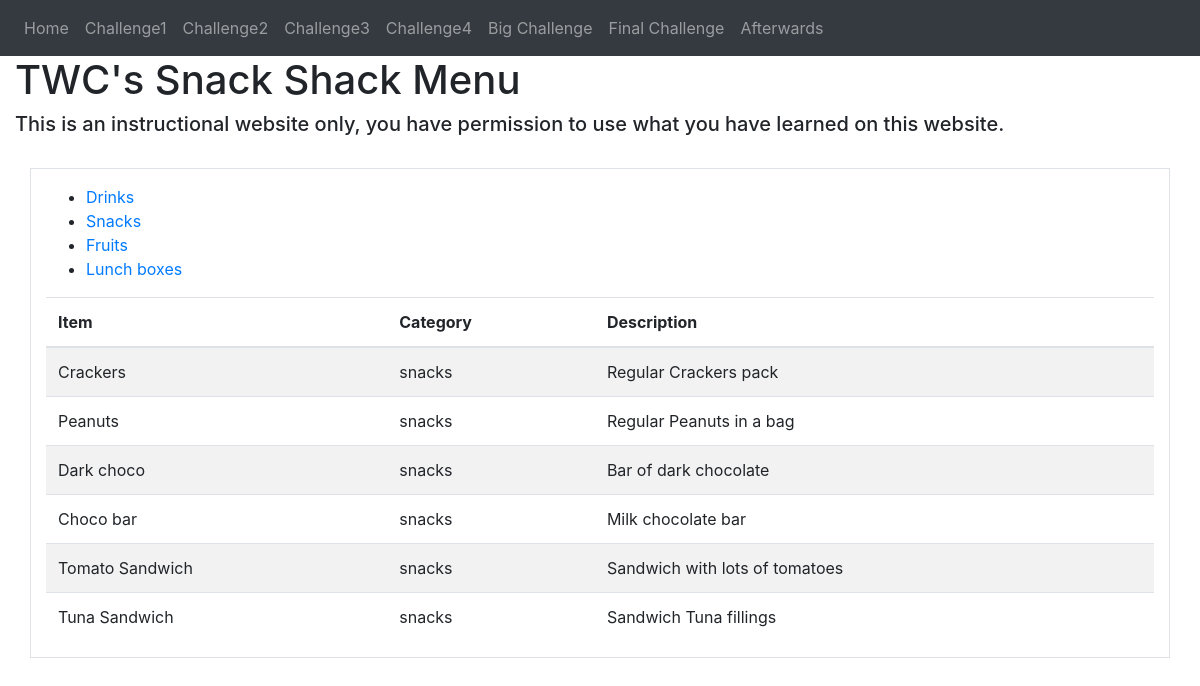
/apps/menu.php?catid=1001, run on the app's committed database.
### tables this page shows
CREATE TABLE `products` (
  `productid` int(11) NOT NULL AUTO_INCREMENT,
  `name` varchar(255) DEFAULT NULL,
  `description` mediumtext,
  `price` decimal(6,2) DEFAULT NULL,
  `catid` int(11) NOT NULL,
  PRIMARY KEY (`productid`),
  KEY `catid` (`catid`),
  CONSTRAINT `products_ibfk_1` FOREIGN KEY (`catid`) REFERENCES `category` (`catid`)
);

CREATE TABLE `category` (
  `catid` int(11) NOT NULL AUTO_INCREMENT,
  `category_name` varchar(255) DEFAULT NULL,
  PRIMARY KEY (`catid`)
);

### apps/menu.php (the view, shortened to what this page needs)
<?php
$stmt = false;
if( isset($_REQUEST['catid']) )
{
   $catid = $_REQUEST['catid'];
   $query ="select products.name as item, category.category_name as category , products.description as description from products inner join category where products.catid = category.catid  AND category.catid = " . $catid;
   $host = "localhost";
   $db ="appdb";
   $user ="appuser";
   $pass="appsecret123";
   $charset = 'utf8';
    $dsn = "mysql:host=$host;dbname=$db;charset=$charset";
    $opt = [
        PDO::ATTR_ERRMODE            => PDO::ERRMODE_EXCEPTION,
        PDO::ATTR_DEFAULT_FETCH_MODE => PDO::FETCH_ASSOC,
        PDO::ATTR_EMULATE_PREPARES   => false
    ];
    try
    {
       $pdo = new PDO($dsn, $user, $pass, $opt);
       $stmt = $pdo->query($query);
    }
    catch(PDOException $e)
    {
       echo $e->getMessage();
    }
}
?>
<!DOCTYPE html>
<html>
<head>
<link rel="stylesheet" type="text/css" href="bootstrap.min.css">
</head>
<body>
  <nav class="navbar navbar-dark navbar-expand-sm bg-dark">
      <div>
        <ul class="navbar-nav">
          <li class="nav-item ">
            <a class="nav-link" href="welcome.php">Home</a>
          </li>
          <li class="nav-item">
            <a class="nav-link" href="Challenge1.html">Challenge1</a>
          </li>
		   <li class="nav-item">
            <a class="nav-link" href="Challenge2.html">Challenge2</a>
          </li>
		  		            <li class="nav-item">
            <a class="nav-link" href="Challenge3.html">Challenge3</a>
          </li>
		  		            <li class="nav-item">
            <a class="nav-link" href="Challenge4.html">Challenge4</a>
          </li>
		  <li class="nav-item">
            <a class="nav-link" href="menu.php">Big Challenge</a>
          </li>
          <li class="nav-item">
            <a class="nav-link" href="login.php">Final Challenge</a>
          </li>
		  		  <li class="nav-item">
            <a class="nav-link" href="about.html">Afterwards</a>
          </li>
         </ul>
      </div>
    </nav>
  <div class="container-fluid">
        <h1>TWC's Snack Shack Menu</h1>
        <p class="h5">This is an instructional website only, you have permission to use what you have learned on this website.</p>
        <br>
  <div class="container border">
<p class="lead" >
<ul>
<li> <a href="menu.php?catid=1000">Drinks</a> </li>
<li> <a href="menu.php?catid=1001">Snacks</a> </li>
<li> <a href="menu.php?catid=1002">Fruits</a> </li>
<li> <a href="menu.php?catid=1003">Lunch boxes</a> </li>
</ul>
</p>
  <?php
  if($stmt!== False)
  {
  ?>
  <table class="table table-striped">
    <thead>
    <tr>
    <th>Item</th>
    <th>Category</th>
    <th>Description</th>
    </tr>
    </thead>
  <tbody>
   <?php
      while($result = $stmt->fetch())
      {
         echo "<tr>";
         echo "<td>" .$result['item']  . "</td><td>" . $result['category'] . "</td><td>" . $result['description'] . "</td>";
         echo "</tr>\n";
      }
   ?>
  </tbody>
  </table>
  <?php
     }
  ?>
 </div>
  </div>
</body>
</html>

### data on the page
products: name "Crackers", catid.category_name "snacks", description "Regular Crackers pack"
products: name "Peanuts", catid.category_name "snacks", description "Regular Peanuts in a bag"
products: name "Dark choco", catid.category_name "snacks", description "Bar of dark chocolate"
products: name "Choco bar", catid.category_name "snacks", description "Milk chocolate bar"
products: name "Tomato Sandwich", catid.category_name "snacks", description "Sandwich with lots of tomatoes"
products: name "Tuna Sandwich", catid.category_name "snacks", description "Sandwich Tuna fillings"
